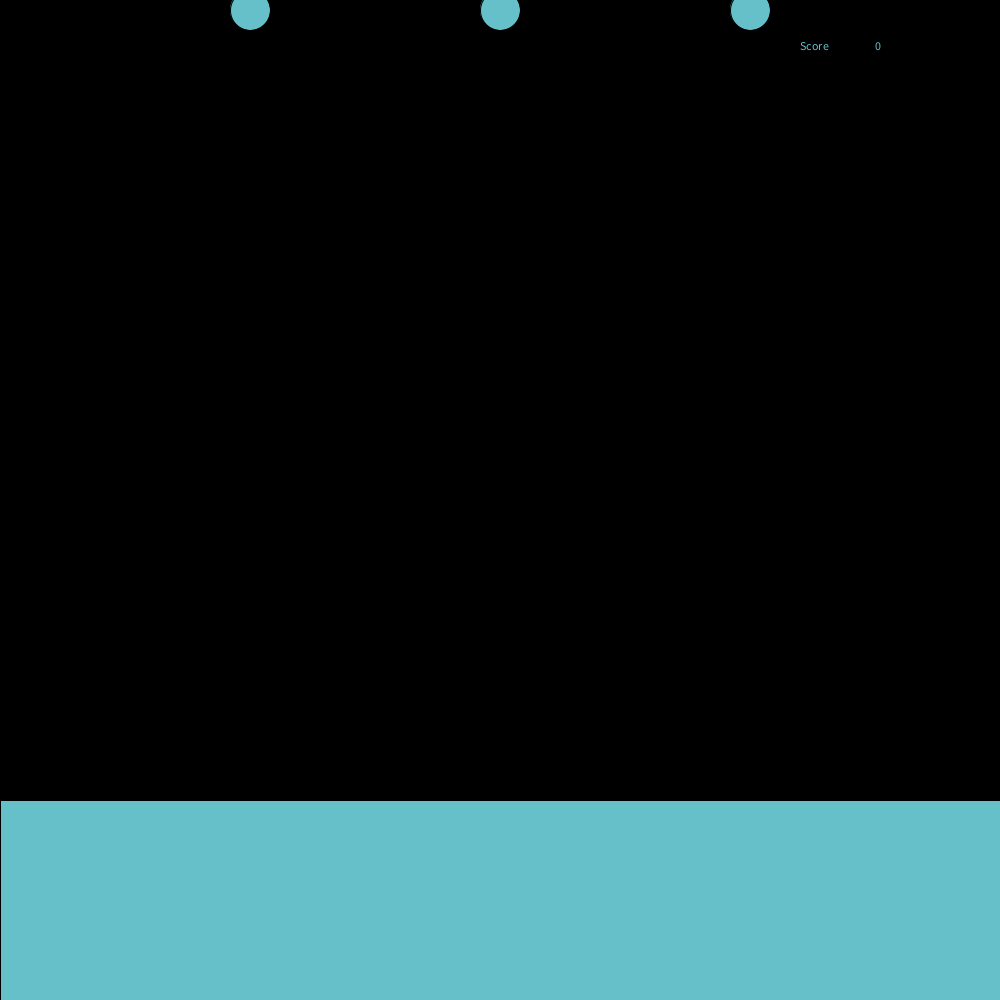
Frame 1 (no input)
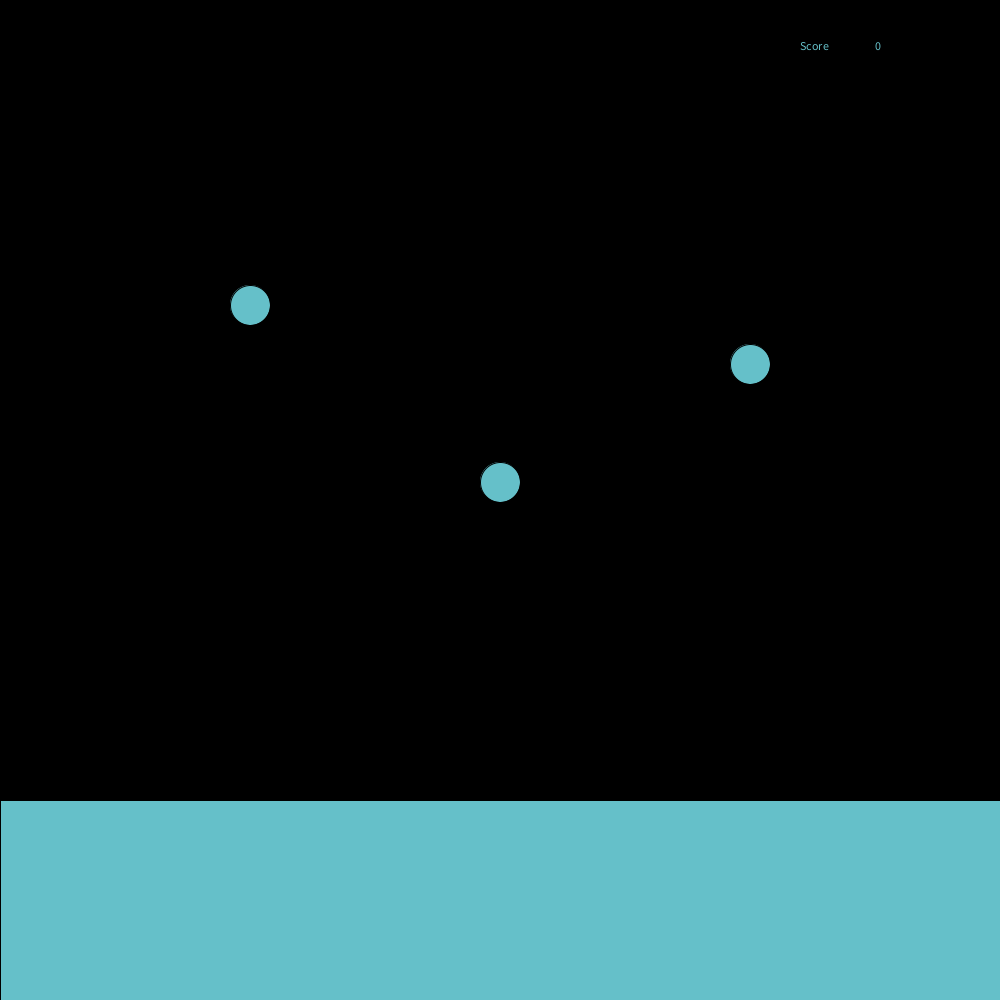
Frame 60 (the mouse pressed at the canvas centre just before this capture)
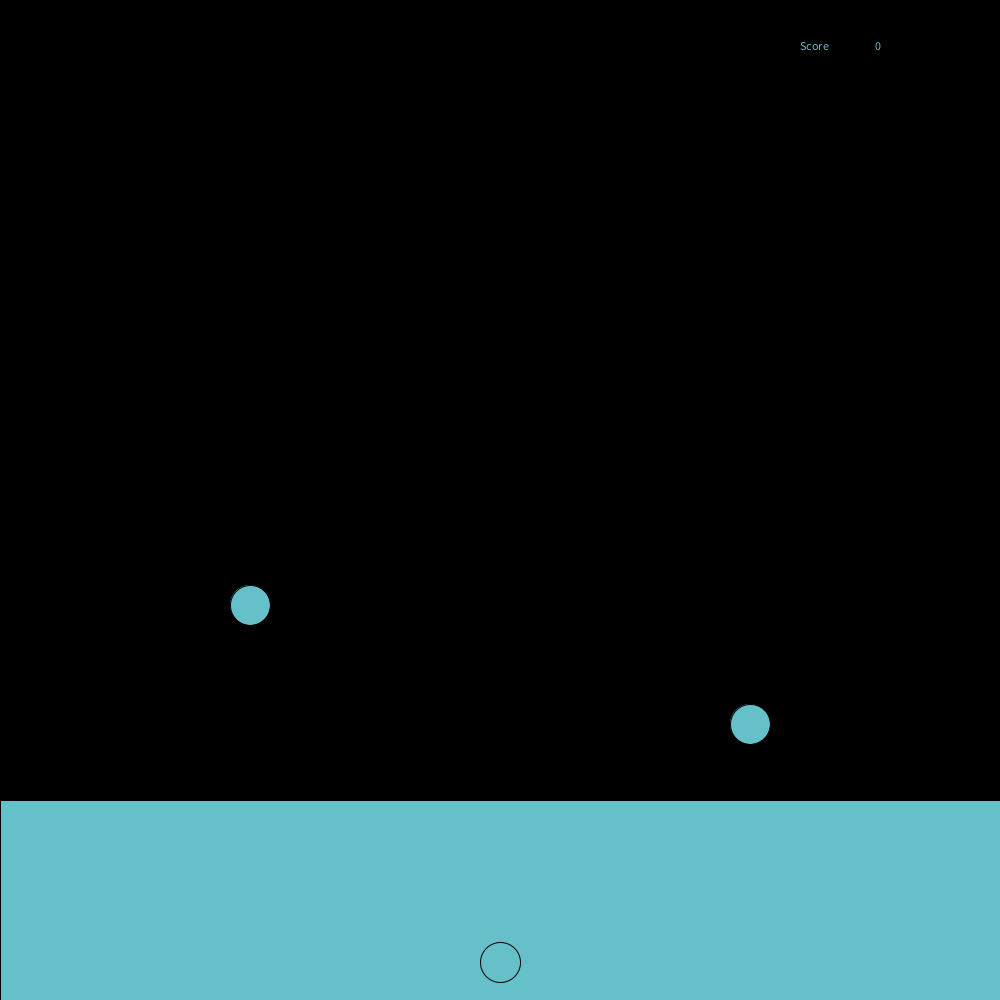
Frame 120 (the mouse held since frame 60 and released just before this capture)

The Processing sketch that drew these frames (run headless with seeded random() and noise(); from frame 60 on, the mouse is pressed at the canvas centre):

// Processing sketch: Noah_Bally
// ── Noah_Bally.pde
int bally=10;
int myScore  = 0;
int ballx=10;
int ballz=10;

void setup()
{
  noCursor();
  size (1000, 1000);
}

void draw ()
{
  background (0, 0, 0);
  fill (#65C0C9);
  rect(0, 800, 1000, 200);
  ellipse(500, bally, 40, 40);
  ellipse(250, ballx, 40, 40);
  ellipse(750,ballz,40,40);
  bally=bally+8;
  ballx=ballx+5;
  ballz=ballz+ 6;
  if (bally>1000)
  {
    bally=0; myScore=myScore - 25;

  }
  
  if (ballx>1000) 
  {
    ballx=0; myScore=myScore - 25;

  }
  
  if (ballz>1000)
  {
    ballz=0; myScore=myScore - 25;
  }


  text ("Score", 800, 50);
  text (myScore, 875, 50);
}


void keyPressed()
{
  if (key=='s' && bally>800)
  {
    myScore=myScore + 25;
    bally=0;
    return;
  }

  if (key=='a' && ballx>800)
  {
    myScore=myScore + 25;
    ballx=0;
    return;
  }
  if (key=='d' && ballz>800)
  {
    myScore=myScore + 25;
    ballz=0;
    return;
  }

    myScore=myScore - 25;

}
